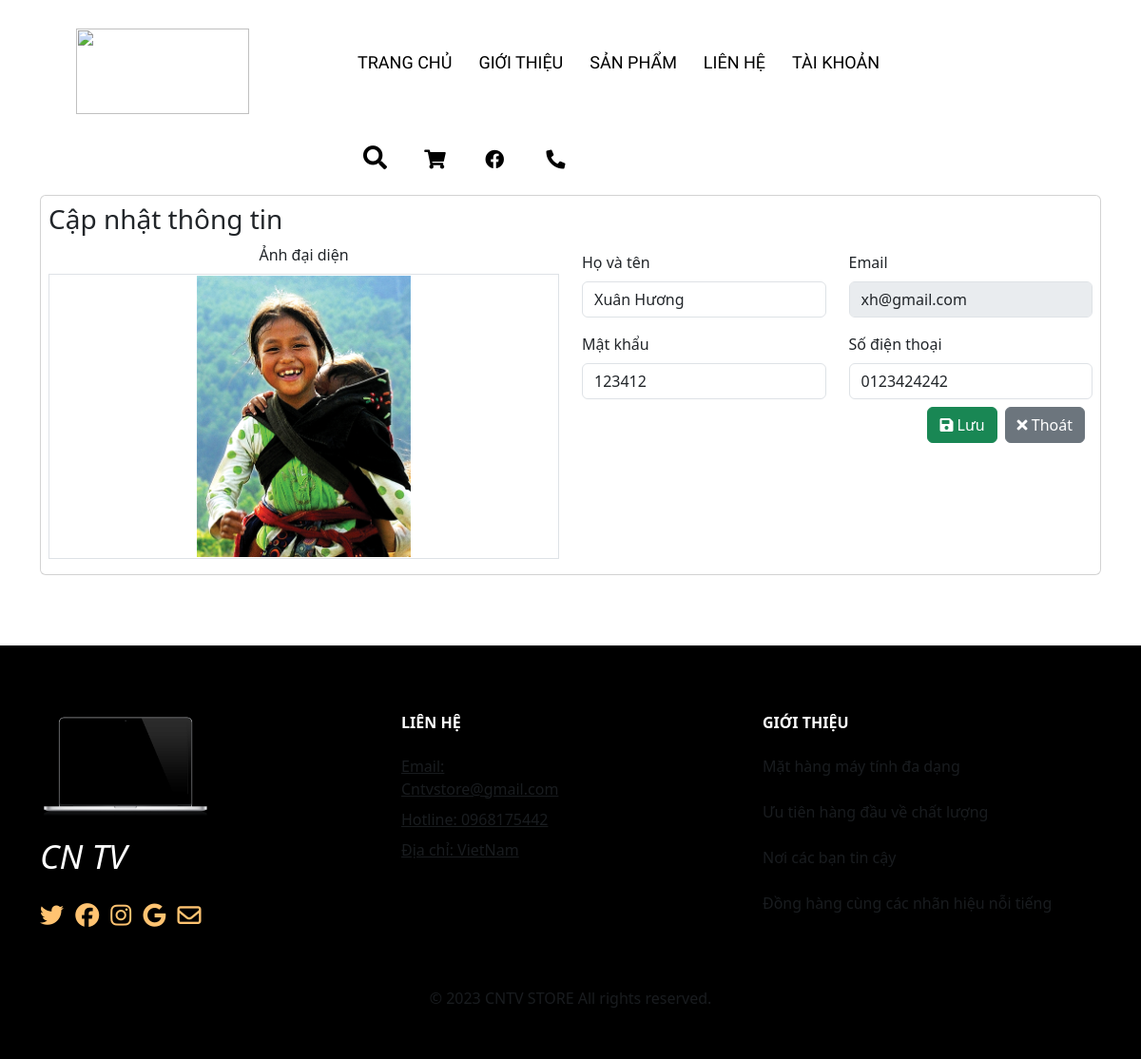
The page /ckhachhang/thuchiencapnhattk/ (signed in) on the database its author committed.
### tables this page shows
CREATE TABLE `khachhang` (
  `makh` int NOT NULL AUTO_INCREMENT,
  `hoten` varchar(100) DEFAULT NULL,
  `email` varchar(250) DEFAULT NULL,
  `matkhau` varchar(250) DEFAULT NULL,
  `sdt` char(10) DEFAULT NULL,
  `hinhanh` varchar(255) DEFAULT NULL,
  `kichhoat` int NOT NULL DEFAULT '0',
  PRIMARY KEY (`makh`)
);

### mvc/core/controller.php (called while the page is built, shortened)
<?php
class controller
{
   public function view($view, $data = null)
   {
      require_once "./mvc/views/" . $view . ".php";
   }
}

### mvc/controllers/ckhachhang.php (called while the page is built, shortened)
<?php
class ckhachhang extends controller
{
    private $khachhang;
    public function __construct()
    {
        $this->khachhang = $this->model('mkhachhang');
    }
    public function thuchiencapnhattk()
    {
        $khachhang = $this->khachhang->getKhachhangByMakh($_SESSION['makh']);
        $this->view('capnhattaikhoan', ['thongtinkhachhang' => $khachhang]);
    }
}

### mvc/core/app.php (called while the page is built, shortened)
<?php
class app{
    protected $action = "Show";
    function __construct(){
        $arr = $this->UrlProcess();
        if (file_exists("./mvc/controllers/".$arr[0 ].".php")){
            unset($arr[0]);
        }
        require_once "./mvc/core/controller.php";
        $this->controller = new $this->controller;
        if(isset($arr[1])){
            if(method_exists($this->controller, $arr[1])){
                 $this->action = $arr[1];
            }
            unset($arr[1]);
        }
        $this->params = $arr?array_values($arr):[];
        call_user_func_array([$this->controller, $this->action], $this->params );
    }
    function UrlProcess(){
        if ( isset($_GET["url"]) ){
           return explode("/", filter_var(trim($_GET["url"], "/")));
        }
    }
}
?>

### index.php (called while the page is built, shortened)
<?php
$myApp = new App();
?>

### mvc/models/database.php (called while the page is built, shortened)
<?php
class database
{
    public function connect()
    {
        $host = "localhost";
        $user = "root";
        $pass = "1234";
        $db_name = "project3";
        $conn = mysqli_connect($host, $user, $pass, $db_name);
        mysqli_set_charset($conn, 'utf8');
        return $conn;
    }
    public function select($query)
    {
        $conn = $this->connect();
        $result = $conn->query($query);
        $data = [];
        while ($row = $result->fetch_array()) {
            $data[] = $row;
        }
        return $data;
    }
}

### mvc/models/mkhachhang.php (called while the page is built, shortened)
<?php
require_once __DIR__ . "/database.php";
class mkhachhang extends database
{
    public function getKhachhangByMakh($makh)
    {
        $query = "select * from khachhang where makh='$makh'";
        $data = $this->select($query);
        return $data;
    }
}

### mvc/views/capnhattaikhoan.php (the view, shortened to what this page needs)
<!DOCTYPE html>
<html lang="en">
<head>
  <link href="css/all.css" rel="stylesheet">
  <link rel="stylesheet" href="https://cdnjs.cloudflare.com/ajax/libs/font-awesome/5.14.0/css/all.min.css">
  <link href="https://cdn.jsdelivr.net/npm/bootstrap@5.0.0-beta3/dist/css/bootstrap.min.css" rel="stylesheet">
  <link rel="stylesheet" href="/Project3 /public/css/khcapnhat.css">
  <link rel="stylesheet" href="/Project3/public/css/capnhattaikhoan.css">
</head>
<body>
  <div id="header">
    <?php include "./mvc/views/HFS/header.php"; ?>
  </div>
  <div class="container my-4">
    <form action="/Project3/ckhachhang/capnhattaikhoan" method="post" enctype="multipart/form-data">
      <div class="card py-2 px-2">
        <div class="row">
          <div class="col-12">
            <div class="card-title">
              <h3>
                Cập nhật thông tin</h3>
            </div>
          </div>
          <?php
          $khachhang =  isset($data['thongtinkhachhang']) ? $data['thongtinkhachhang'] : [];
          ?>
          <div class="col-md-6 text-center">
            <label for="">Ảnh đại diện</label>
            <label for="hinhanh" class="d-block border h300px w-100">
              <button class="w-100 h-100 bg-white border-0" type="button" onclick="$('#hinhanh').click()">
                <img src="/Project3/public/image/khachhang/<?= $khachhang[0]['hinhanh'] ?>" id="hinhanhhienthi" alt="" class="mx-100 mh-100" title="Click vào để đổi ảnh đại diện">
              </button>
            </label>
          </div>
          <div class="col-md-6">
            <div class="row">
              <?php
              for ($i = 0; $i < count($khachhang); $i++) {
                echo '
                <div class="col-md-6 my-2">
                  <label for="hoten">Họ và tên</label>
                  <input type="text" class="form-control" id="hoten" name="hoten" value="' . $khachhang[$i]['hoten'] . '" >
                </div>
                <div class="col-md-6 my-2">
                  <label for="email">Email</label>
                  <input type="text" class="form-control" disabled id="email" name="email" value="' . $khachhang[$i]['email'] . '">
                </div>
                <div class="col-md-6 my-2">
                  <label for="matkhau">Mật khẩu</label>
                  <input type="text" class="form-control" id="matkhau" name="matkhau" value="' . $khachhang[$i]['matkhau'] . '">
                </div>
                <div class="col-md-6 my-2">
                  <label for="sdt">Số điện thoại</label>
                  <input type="text" class="form-control" id="sdt" name="sdt" value="' . $khachhang[$i]['sdt'] . '">
                </div>
                ';
              }
              ?>
              <div class="col-12 d-flex justify-content-end">
                <button type="submit" class="btn btn-success">
                  <i class="fas fa-save"></i>
                  Lưu</button>
                <a href="/Project3/trangchu/" class="btn btn-secondary mx-2">
                  <i class="fas fa-times"></i>
                  Thoát</a>
              </div>
            </div>
          </div>
        </div>
      </div>
    </form>
  </div>
  <div id="footer">
    <?php include "./mvc/views/HFS/footer.php"; ?>
  </div>
</body>
</html>

### public/css/style.css (style rules this page uses)
.h300px { height: 300px; }

### mvc/views/HFS/footer.php (style rules this page uses)
body { height: 200px; }
a { color: white; }
.form-control::placeholder { font-size: 0.95rem; color: #aaa; font-style: italic; }

### rows shown on the page
khachhang: hinhanh (picture), hoten "Xuân Hương", email "xh@gmail.com", matkhau "123412", sdt "0123424242"
